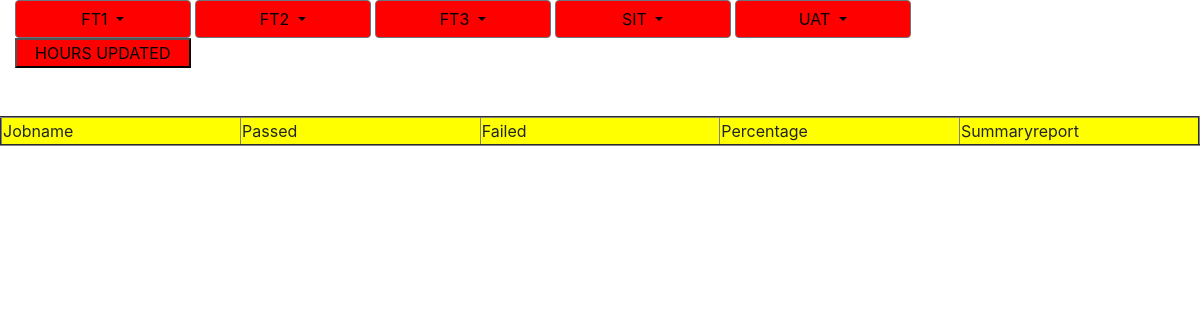
The app's page /loggedin, older data.
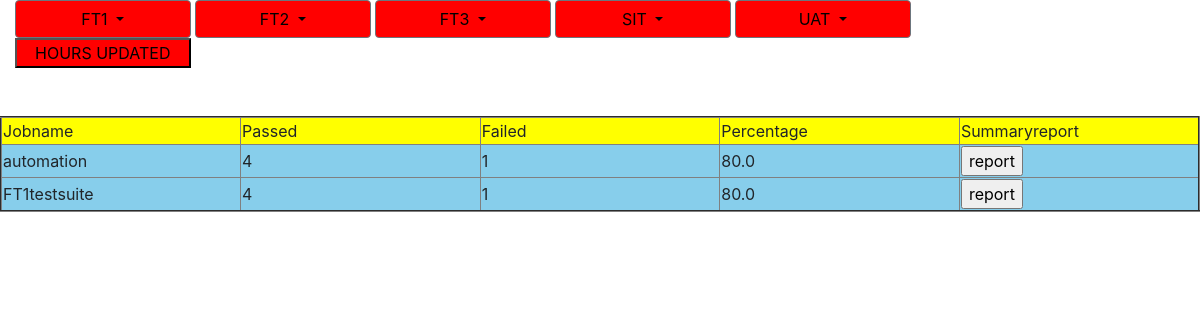
The same page, newer data.
### IIS_APP/models.py (models this page shows)
class Result(models.Model):
    jobname = models.CharField(max_length=100)
    passed = models.CharField(max_length=100)
    failed = models.CharField(max_length=100)
    percentage = models.CharField(max_length=100)
    result_list = models.CharField(max_length=2000,null=True)

### IIS_APP/views.py (the view)
# urls.py: path('loggedin', views.loggedin, name='loggedin'),
def loggedin(request):
    global usrnme
    registered_models = Result.objects.all()
    userdetails = {'username':usrnme,'registered_models': registered_models}
    return render(request,"project.html",userdetails)

### IIS_APP/templates/project.html (shortened to what this page needs)
<!DOCTYPE html>
<html lang="en">
<head>
      <link rel="stylesheet" href="https://cdn.jsdelivr.net/npm/bootstrap@4.3.1/dist/css/bootstrap.min.css">
</head>
<body>
<div class="container-fluid" >
<div class="dropdown">
  <button class="btn btn-secondary dropdown-toggle" type="button" id="dropdownMenu1" data-toggle="dropdown" aria-haspopup="true" aria-expanded="false"  style="width:15%;background-color: red;">
    FT1
  </button>
    <button class="btn btn-secondary dropdown-toggle" type="button" id="dropdownMenu2" data-toggle="dropdown" aria-haspopup="true" aria-expanded="false" >
    FT2
  </button>
     <button class="btn btn-secondary dropdown-toggle" type="button" id="dropdownMenu3" data-toggle="dropdown" aria-haspopup="true" aria-expanded="false" style="width:15%;background-color: red;">
    FT3
  </button>
     <button class="btn btn-secondary dropdown-toggle" type="button" id="dropdownMenu4" data-toggle="dropdown" aria-haspopup="true" aria-expanded="false" style="width:15%;background-color: red;">
    SIT
  </button>
     <button class="btn btn-secondary dropdown-toggle" type="button" id="dropdownMenu5" data-toggle="dropdown" aria-haspopup="true" aria-expanded="false" style="width:15%;background-color: red;">
    UAT
  </button>
</div>
    <form method ="get" action="upload_csv">
     <button  id="dropdownMenu6"  aria-haspopup="true" aria-expanded="false" style="width:15%;background-color: red;">
    HOURS UPDATED
  </button>
  </form>
</div>
<br>
<br>
<table border="2" style="width:100%" >
  <thead  bgcolor="yellow">
  <td style="width:20%">Jobname</td>
  <td style="width:20%">Passed</td>
  <td style="width:20%">Failed</td>
  <td style="width:20%">Percentage</td>
  <td style="width:20%">Summaryreport</td>
  </thead>
{% for user in registered_models %}
  <tbody bgcolor="skyblue">
  <tr>
    <td>{{user.jobname}}</td>
    <td>{{user.passed}}</td>
    <td>{{user.failed}}</td>
    <td>{{user.percentage}}</td>
      <form method="post" action="resultpage">
     <td><input type="submit" value="report"></td>
    </form>
    {% endfor %}
  </tr>
  </tbody>
  </table>
</body>
</html>

Row changes from the older to the newer data that the page shows:
added Result: jobname "automation", passed "4", failed "1", percentage "80.0"
added Result: jobname "FT1testsuite", passed "4", failed "1", percentage "80.0"
